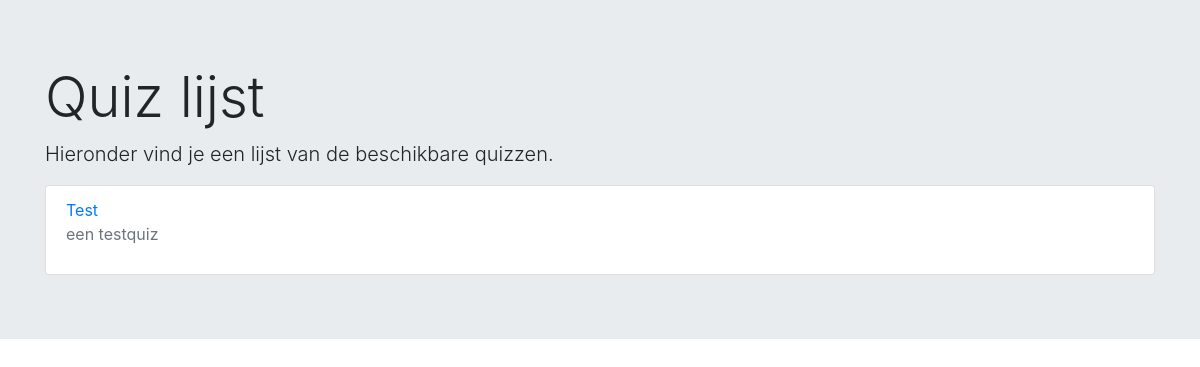
Page /quiz/ on the earlier database version.
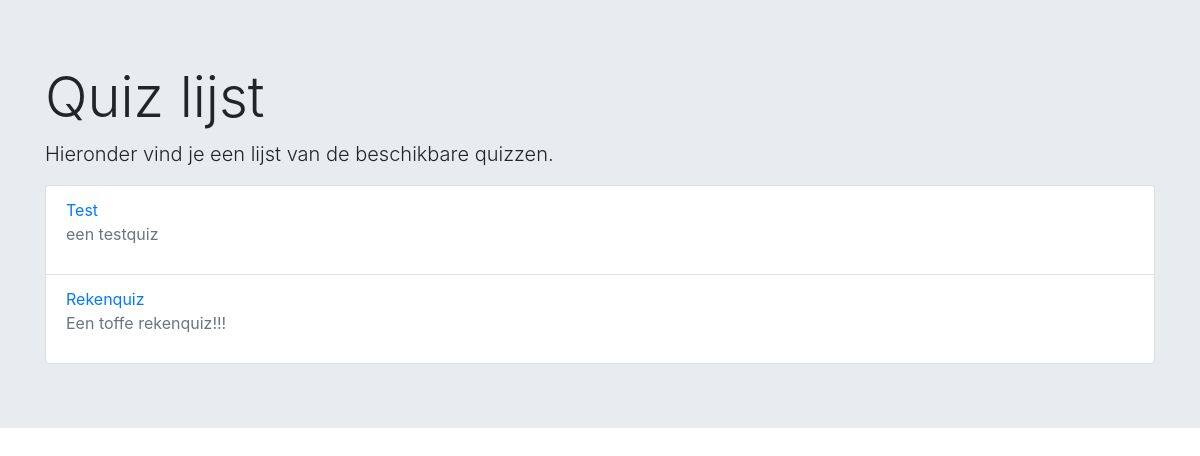
Same page on the later database version.
### enquete/models.py (models this page shows, shortened)
class Quiz(models.Model):
    class Meta:
        verbose_name_plural = 'quizzen'
    quiz_titel = models.CharField(max_length=100)
    quiz_beschrijving = models.TextField()

### enquete/views.py (the view)
# urls.py: path('quiz/', views.quiz, name='quizlist'),
def quiz(request):
    quiz_list = Quiz.objects.all()
    return render(request, 'quiz.html', context={'quiz_list': quiz_list})

### templates/quiz.html (shortened to what this page needs)
{% extends 'base.html' %}
{% block content %}
    <div class="jumbotron jumbotron-fluid">
    <div class="container">
        <h1 class="display-4">Quiz lijst</h1>
        <p class="lead">Hieronder vind je een lijst van de beschikbare quizzen.</p>
        {% if quiz_list != None %}
        <ul class="list-group">
            {% for quiz in quiz_list %}
            <li class="list-group-item"><a href="{% url 'enquete:quizStart' quiz.id %}">{{ quiz.quiz_titel }}</a>
            <p class="text-muted">{{ quiz.quiz_beschrijving }}</p></li>
            {% endfor %}
        </ul>
        {% else %}
        <p>Er zijn nog geen quizzen</p>
        {% endif %}
    </div>
    </div>
{% endblock content %}

Differences in the rows shown:
added Quiz: quiz_titel "Rekenquiz", quiz_beschrijving "Een toffe rekenquiz!!!"
